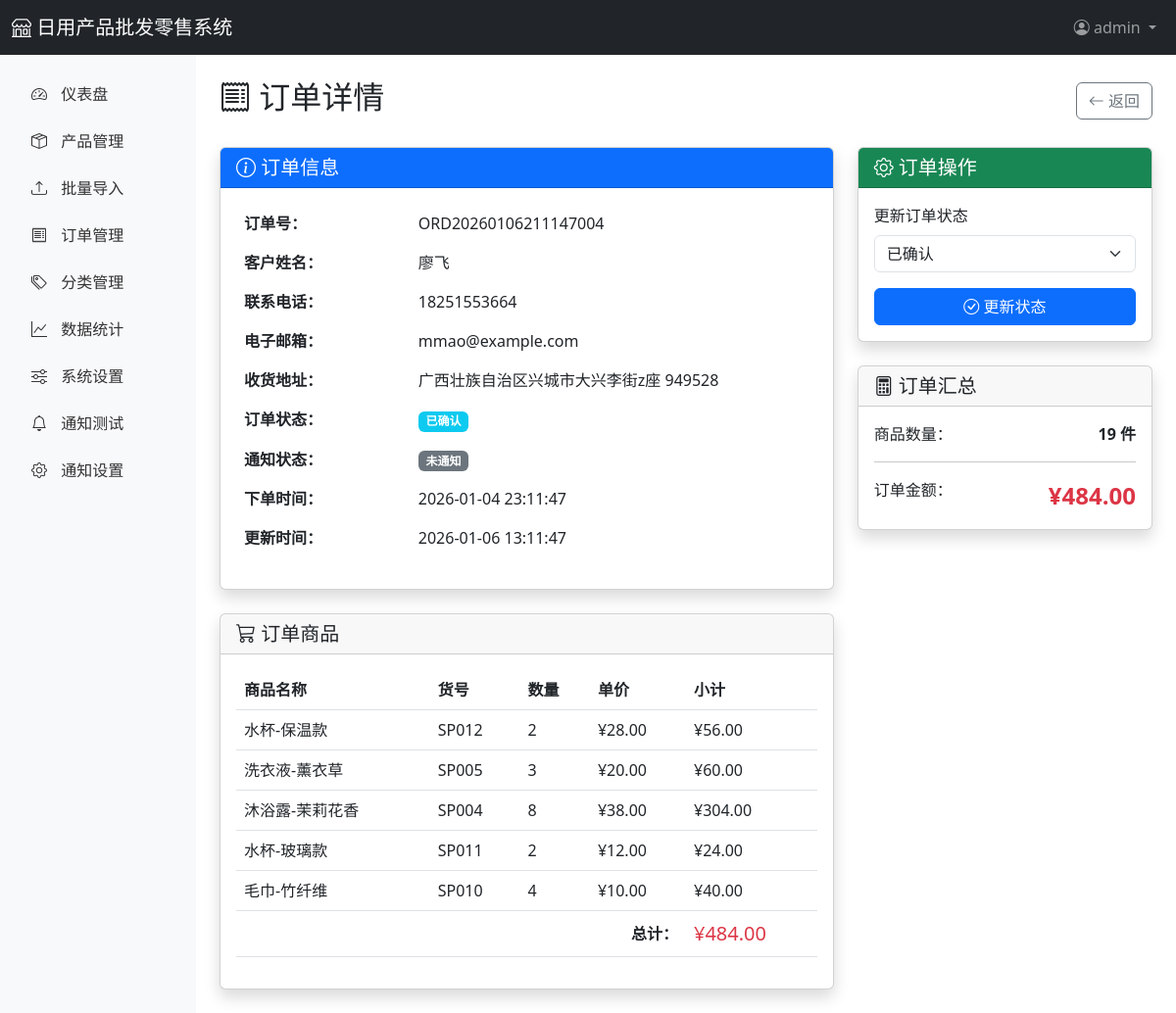
Page /admin/orders/4 (signed in) on the earlier database version.
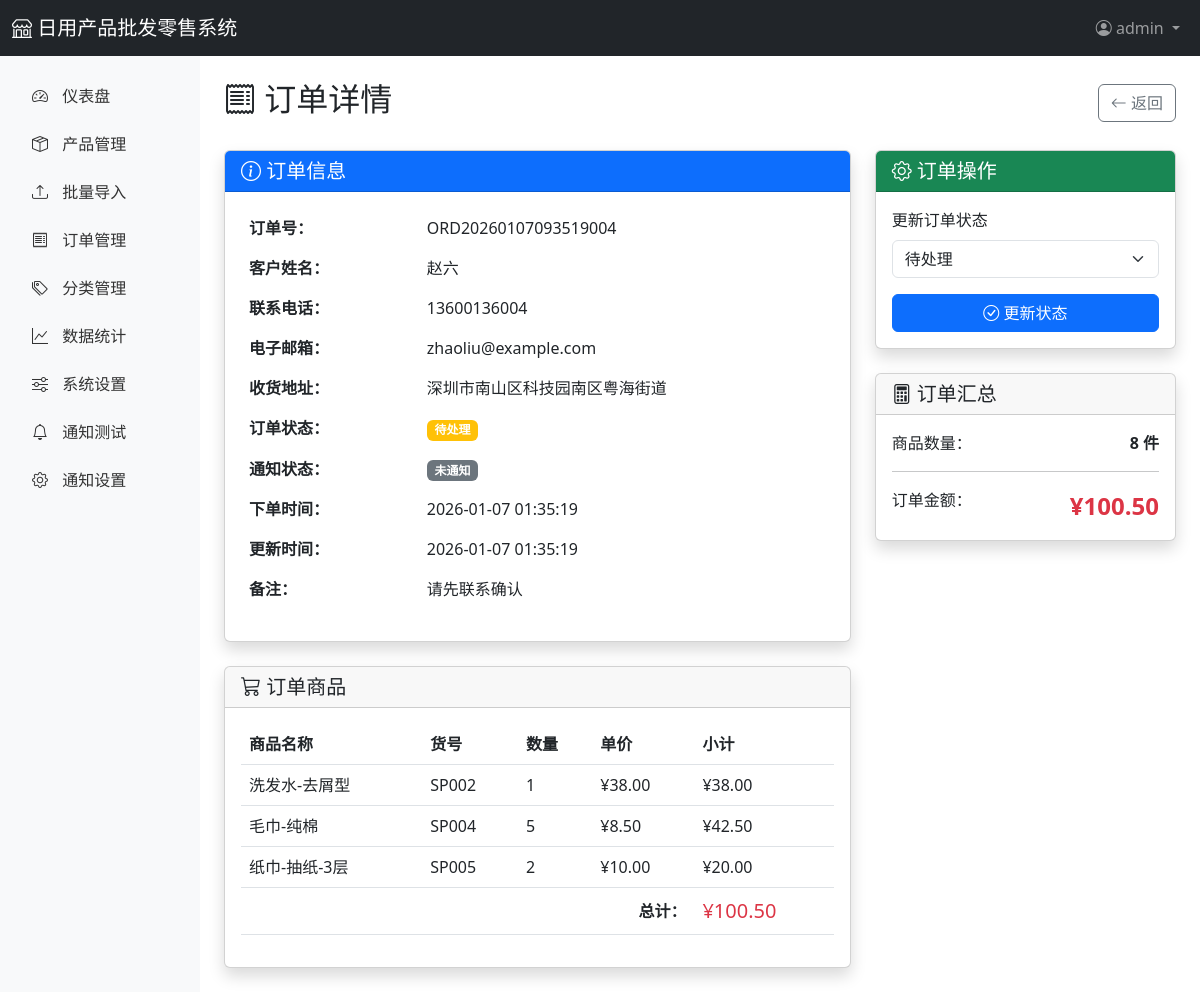
Same page on the later database version.
### app/models.py (models this page shows, shortened)
class Order(db.Model):
    __tablename__ = 'orders'
    id = db.Column(db.Integer, primary_key=True)
    order_no = db.Column(db.String(50), unique=True, nullable=False, index=True)  # 订单号
    customer_name = db.Column(db.String(100), nullable=False)
    customer_phone = db.Column(db.String(20))
    customer_email = db.Column(db.String(120))
    customer_address = db.Column(db.Text)
    total_amount = db.Column(db.Float, default=0)  # 总金额
    total_quantity = db.Column(db.Integer, default=0)  # 总数量
    status = db.Column(db.String(20), default='pending')  # pending, confirmed, shipped, completed, cancelled
    notes = db.Column(db.Text)  # 备注
    notified = db.Column(db.Boolean, default=False)  # 是否已通知
    created_at = db.Column(db.DateTime, default=datetime.utcnow)
    updated_at = db.Column(db.DateTime, default=datetime.utcnow, onupdate=datetime.utcnow)
    user_id = db.Column(db.Integer, db.ForeignKey('users.id'))
    items = db.relationship('OrderItem', backref='order', lazy='dynamic', cascade='all, delete-orphan')

class OrderItem(db.Model):
    __tablename__ = 'order_items'
    id = db.Column(db.Integer, primary_key=True)
    order_id = db.Column(db.Integer, db.ForeignKey('orders.id'), nullable=False)
    product_id = db.Column(db.Integer, db.ForeignKey('products.id'), nullable=False)
    product_name = db.Column(db.String(200))
    product_code = db.Column(db.String(50))
    quantity = db.Column(db.Integer, default=1)
    unit_price = db.Column(db.Float, default=0)
    subtotal = db.Column(db.Float, default=0)

### app/routes/admin.py (the view)
@admin_bp.route('/orders/<int:order_id>')
@login_required
def order_detail(order_id):
    order = Order.query.get_or_404(order_id)
    return render_template('admin/order_detail.html', order=order)

### app/templates/admin/order_detail.html (shortened to what the changed rows need)
{% extends "admin/base.html" %}
{% block content %}
<div class="d-flex justify-content-between align-items-center mb-4">
    <h2>
        <i class="bi bi-receipt"></i> 订单详情
    </h2>
</div>
<div class="row">
    <div class="col-lg-8">
        <div class="card shadow mb-4">
            <div class="card-body">
                <table class="table table-borderless">
                    <tr>
                        <td width="30%"><strong>订单号：</strong></td>
                        <td>{{ order.order_no }}</td>
                    </tr>
                    <tr>
                        <td><strong>客户姓名：</strong></td>
                        <td>{{ order.customer_name }}</td>
                    </tr>
                    {% if order.customer_phone %}
                    <tr>
                        <td><strong>联系电话：</strong></td>
                        <td>{{ order.customer_phone }}</td>
                    </tr>
                    {% endif %}
                    {% if order.customer_email %}
                    <tr>
                        <td><strong>电子邮箱：</strong></td>
                        <td>{{ order.customer_email }}</td>
                    </tr>
                    {% endif %}
                    {% if order.customer_address %}
                    <tr>
                        <td><strong>收货地址：</strong></td>
                        <td>{{ order.customer_address }}</td>
                    </tr>
                    {% endif %}
                    <tr>
                        <td>
                            {% if order.status == 'pending' %}
                                <span class="badge bg-warning">待处理</span>
                            {% elif order.status == 'confirmed' %}
                                <span class="badge bg-info">已确认</span>
                            {% elif order.status == 'shipped' %}
                                <span class="badge bg-primary">已发货</span>
                            {% elif order.status == 'completed' %}
                                <span class="badge bg-success">已完成</span>
                            {% elif order.status == 'cancelled' %}
                                <span class="badge bg-danger">已取消</span>
                            {% endif %}
                        </td>
                    </tr>
                    <tr>
                        <td><strong>下单时间：</strong></td>
                        <td>{{ order.created_at.strftime('%Y-%m-%d %H:%M:%S') }}</td>
                    </tr>
                    <tr>
                        <td><strong>更新时间：</strong></td>
                        <td>{{ order.updated_at.strftime('%Y-%m-%d %H:%M:%S') }}</td>
                    </tr>
                    {% if order.notes %}
                    <tr>
                        <td><strong>备注：</strong></td>
                        <td>{{ order.notes }}</td>
                    </tr>
                    {% endif %}
                </table>
            </div>
        </div>
        <div class="card shadow">
            <div class="card-body">
                <table class="table">
                    <thead>
                        <tr>
                            <th>商品名称</th>
                            <th>货号</th>
                            <th>数量</th>
                            <th>单价</th>
                            <th>小计</th>
                        </tr>
                    </thead>
                    <tbody>
                        {% for item in order.items %}
                        <tr>
                            <td>{{ item.product_name }}</td>
                            <td>{{ item.product_code }}</td>
                            <td>{{ item.quantity }}</td>
                            <td>¥{{ "%.2f"|format(item.unit_price) }}</td>
                            <td>¥{{ "%.2f"|format(item.subtotal) }}</td>
                        </tr>
                        {% endfor %}
                    </tbody>
                    <tfoot>
                        <tr>
                            <td colspan="4" class="text-end"><strong>总计：</strong></td>
                            <td class="text-danger fs-5">¥{{ "%.2f"|format(order.total_amount) }}</td>
                        </tr>
                    </tfoot>
                </table>
            </div>
        </div>
    </div>
    <div class="col-lg-4">
        <div class="card shadow">
            <div class="card-body">
                <form method="POST" action="{{ url_for('admin.order_update_status', order_id=order.id) }}">
                    <div class="mb-3">
                        <label class="form-label">更新订单状态</label>
                        <select class="form-select" name="status">
                            <option value="pending" {% if order.status == 'pending' %}selected{% endif %}>待处理</option>
                            <option value="confirmed" {% if order.status == 'confirmed' %}selected{% endif %}>已确认</option>
                        </select>
                    </div>
                </form>
            </div>
        </div>
        <div class="card shadow mt-4">
            <div class="card-body">
                <div class="d-flex justify-content-between mb-2">
                    <span>商品数量：</span>
                    <strong>{{ order.total_quantity }} 件</strong>
                </div>
                <div class="d-flex justify-content-between">
                    <span>订单金额：</span>
                    <strong class="text-danger fs-4">¥{{ "%.2f"|format(order.total_amount) }}</strong>
                </div>
            </div>
        </div>
    </div>
</div>
{% endblock %}

Differences in the rows shown:
no longer on this page (row edited): OrderItem: product_name "水杯-保温款", product_code "SP012", quantity "2", unit_price "28.00", subtotal "56.00"
no longer on this page (row edited): OrderItem: product_name "洗衣液-薰衣草", product_code "SP005", quantity "3", unit_price "20.00", subtotal "60.00"
changed Order: order_no "ORD20260106211147004" → "ORD20260107093519004"; customer_name "廖飞" → "赵六"; customer_phone "18251553664" → "13600136004"; customer_email "mmao@example.com" → "zhaoliu@example.com"; customer_address "广西壮族自治区兴城市大兴李街z座 949528" → "深圳市南山区科技园南区粤海街道"; created_at "2026-01-04 23:11:47" → "2026-01-07 01:35:19"; updated_at "2026-01-06 13:11:47" → "2026-01-07 01:35:19"; notes (not shown) → "请先联系确认"; total_amount "484.00" → "100.50"; status "已确认" → "待处理"; total_quantity "19" → "8"
changed OrderItem: product_name "沐浴露-茉莉花香" → "洗发水-去屑型"; product_code "SP004" → "SP002"; quantity "8" → "1"; subtotal "304.00" → "38.00"
changed OrderItem (number 2 of 3 on the later page): product_name "水杯-玻璃款" → "毛巾-纯棉"; product_code "SP011" → "SP004"; quantity "2" → "5"; unit_price "12.00" → "8.50"; subtotal "24.00" → "42.50"
changed OrderItem (number 3 of 3 on the later page): product_name "毛巾-竹纤维" → "纸巾-抽纸-3层"; product_code "SP010" → "SP005"; quantity "4" → "2"; subtotal "40.00" → "20.00"
Other differences:
text no longer shown: "已确认"
text now shown: "待处理 备注："
